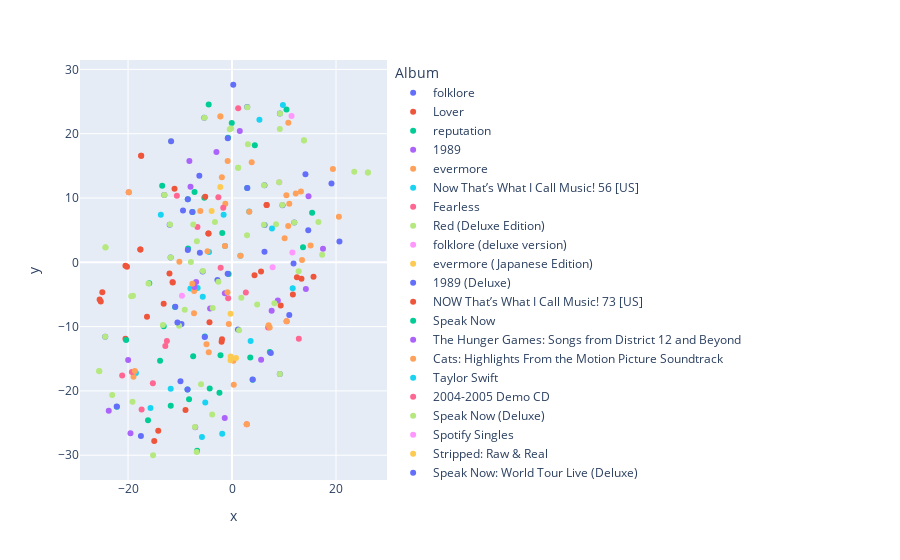

This figure's notebook cell:
### Code cell
hero.scatterplot(
    df, 
    col='tsne', 
    color='Album', 
    title=""
)

### Figure 1 — Plotly figure (JSON) as saved in the notebook; plotly's stock layout.template omitted (floating-point values rounded to 4 significant figures)
{"data": [{"hovertemplate": "Album=folklore<br>x=%{x}<br>y=%{y}<extra></extra>", "legendgroup": "folklore", "marker": {"color": "#636efa", "symbol": "circle"}, "mode": "markers", "name": "folklore", "orientation": "v", "showlegend": true, "type": "scatter", "x": [-2.806, -5.641, -11.81, -9.719, -5.325, 1.143, 2.92, 9.211, 6.258, 6.227, -11.99, -13.02, -24.39, 11.97, 9.705, 9.19], "xaxis": "x", "y": [-2.76, -1.42, 0.7629, -9.612, 22.47, -10.46, 24.14, 23.14, 5.791, 12.0, 5.837, 10.47, -11.58, 6.193, 8.882, -17.39], "yaxis": "y"}, {"hovertemplate": "Album=Lover<br>x=%{x}<br>y=%{y}<extra></extra>", "legendgroup": "Lover", "marker": {"color": "#EF553B", "symbol": "circle"}, "mode": "markers", "name": "Lover", "orientation": "v", "showlegend": true, "type": "scatter", "x": [-25.46, 5.576, -20.2, 13.36, -4.533, -17.63, 9.361, 11.71, 6.655, -17.47, -2.01, -12.03, 12.48, -11.06, -14.96, -14.19, -20.5, 15.67], "xaxis": "x", "y": [-5.804, -1.415, -0.677, -2.569, 4.484, 1.985, -6.721, -5.019, 8.911, 16.58, -12.37, -1.747, -2.315, 11.44, -27.81, -26.21, -11.89, -2.254], "yaxis": "y"}, {"hovertemplate": "Album=reputation<br>x=%{x}<br>y=%{y}<extra></extra>", "legendgroup": "reputation", "marker": {"color": "#00cc96", "symbol": "circle"}, "mode": "markers", "name": "reputation", "orientation": "v", "showlegend": true, "type": "scatter", "x": [-16.16, -6.716, -5.329, -11.79, -13.84, -4.292, -2.218, -15.93, 13.65, -4.495, 15.4, -0.05445, -7.475, -13.14, -1.879, 10.47, 4.386, 3.505], "xaxis": "x", "y": [-24.55, -29.32, 10.04, -22.32, -15.3, -19.64, -14.44, -3.248, 2.322, 24.54, 7.708, 21.68, -14.63, -9.959, 4.563, 23.76, 18.19, -14.82], "yaxis": "y"}, {"hovertemplate": "Album=1989<br>x=%{x}<br>y=%{y}<extra></extra>", "legendgroup": "1989", "marker": {"color": "#ab63fa", "symbol": "circle"}, "mode": "markers", "name": "1989", "orientation": "v", "showlegend": true, "type": "scatter", "x": [8.803, -4.217, -7.079, 17.49, 14.2, 7.62, -3.002, -8.203, -23.71, -19.98, 1.493, -19.53, -1.404], "xaxis": "x", "y": [-5.945, -7.184, -25.66, 2.111, -4.151, -7.529, 17.17, 15.74, -23.11, -15.21, 20.44, -26.59, -24.22], "yaxis": "y"}, {"hovertemplate": "Album=evermore<br>x=%{x}<br>y=%{y}<extra></extra>", "legendgroup": "evermore", "marker": {"color": "#FFA15A", "symbol": "circle"}, "mode": "markers", "name": "evermore", "orientation": "v", "showlegend": true, "type": "scatter", "x": [0.2566, 11.01, 3.781, -1.958, 0.3356, 10.11, -4.917, -6.105, 10.45, 13.25, 13.46, -1.293, 12.26, -0.6197, -4.479], "xaxis": "x", "y": [-15.33, 9.091, 15.57, 13.23, -19.06, 3.728, -12.76, 7.972, 10.45, 11.02, 0.3411, 9.097, 10.71, -9.616, -14.0], "yaxis": "y"}, {"hovertemplate": "Album=Now That’s What I Call Music! 56 [US]<br>x=%{x}<br>y=%{y}<extra></extra>", "legendgroup": "Now That’s What I Call Music! 56 [US]", "marker": {"color": "#19d3f3", "symbol": "circle"}, "mode": "markers", "name": "Now That’s What I Call Music! 56 [US]", "orientation": "v", "showlegend": true, "type": "scatter", "x": [-5.789], "xaxis": "x", "y": [-27.18], "yaxis": "y"}, {"hovertemplate": "Album=Fearless<br>x=%{x}<br>y=%{y}<extra></extra>", "legendgroup": "Fearless", "marker": {"color": "#FF6692", "symbol": "circle"}, "mode": "markers", "name": "Fearless", "orientation": "v", "showlegend": true, "type": "scatter", "x": [-0.7404, -12.53, 2.656, 10.5, -1.683, 12.84, -11.45, -2.19, -6.651, -15.23, -21.12, -19.86, -17.39], "xaxis": "x", "y": [-5.608, -12.24, -4.712, -9.172, 8.501, -11.89, -3.045, -0.8362, 5.474, -18.82, -17.61, 10.88, -22.89], "yaxis": "y"}, {"hovertemplate": "Album=Red (Deluxe Edition)<br>x=%{x}<br>y=%{y}<extra></extra>", "legendgroup": "Red (Deluxe Edition)", "marker": {"color": "#B6E880", "symbol": "circle"}, "mode": "markers", "name": "Red (Deluxe Edition)", "orientation": "v", "showlegend": true, "type": "scatter", "x": [-7.91, 4.833, -23.04, -3.817, -15.19, 1.183, 13.85, -6.756, -3.288, -24.34, -7.459, 2.887, 8.469, 12.82, -19.15, 16.61, -19.05, -25.57, 13.82, -9.091, 1.164, -24.34], "xaxis": "x", "y": [0.05726, -6.548, -20.63, -23.68, -30.01, 14.72, 18.94, 3.279, 6.266, 2.331, 5.869, 4.196, 5.933, -1.379, -21.71, 6.255, -5.188, -16.92, 18.98, -7.377, 14.71, 2.303], "yaxis": "y"}, {"hovertemplate": "Album=folklore (deluxe version)<br>x=%{x}<br>y=%{y}<extra></extra>", "legendgroup": "folklore (deluxe version)", "marker": {"color": "#FF97FF", "symbol": "circle"}, "mode": "markers", "name": "folklore (deluxe version)", "orientation": "v", "showlegend": true, "type": "scatter", "x": [9.094, 11.45], "xaxis": "x", "y": [12.44, 22.76], "yaxis": "y"}, {"hovertemplate": "Album=evermore (Japanese Edition)<br>x=%{x}<br>y=%{y}<extra></extra>", "legendgroup": "evermore (Japanese Edition)", "marker": {"color": "#FECB52", "symbol": "circle"}, "mode": "markers", "name": "evermore (Japanese Edition)", "orientation": "v", "showlegend": true, "type": "scatter", "x": [-0.2821, -2.269, 0.7574, -0.2549], "xaxis": "x", "y": [-7.986, 11.7, -14.9, -14.65], "yaxis": "y"}, {"hovertemplate": "Album=1989 (Deluxe)<br>x=%{x}<br>y=%{y}<extra></extra>", "legendgroup": "1989 (Deluxe)", "marker": {"color": "#636efa", "symbol": "circle"}, "mode": "markers", "name": "1989 (Deluxe)", "orientation": "v", "showlegend": true, "type": "scatter", "x": [14.66, -6.288, 20.66, -9.432, 6.241, -6.185], "xaxis": "x", "y": [4.982, 13.46, 3.234, 8.041, 1.625, 1.484], "yaxis": "y"}, {"hovertemplate": "Album=NOW That’s What I Call Music! 73 [US]<br>x=%{x}<br>y=%{y}<extra></extra>", "legendgroup": "NOW That’s What I Call Music! 73 [US]", "marker": {"color": "#EF553B", "symbol": "circle"}, "mode": "markers", "name": "NOW That’s What I Call Music! 73 [US]", "orientation": "v", "showlegend": true, "type": "scatter", "x": [-24.94], "xaxis": "x", "y": [-4.64], "yaxis": "y"}, {"hovertemplate": "Album=Speak Now<br>x=%{x}<br>y=%{y}<extra></extra>", "legendgroup": "Speak Now", "marker": {"color": "#00cc96", "symbol": "circle"}, "mode": "markers", "name": "Speak Now", "orientation": "v", "showlegend": true, "type": "scatter", "x": [-0.6511, 3.976, -5.218, -7.581, -8.458, -0.7737, -8.557, -10.96, 7.271, -7.205, -8.504, -22.13, 2.924, -8.269], "xaxis": "x", "y": [-1.826, -18.28, -11.55, 7.821, 2.15, 19.36, -19.77, -6.957, -13.96, 10.93, 9.786, -22.45, 11.56, -21.32], "yaxis": "y"}, {"hovertemplate": "Album=The Hunger Games: Songs from District 12 and Beyond<br>x=%{x}<br>y=%{y}<extra></extra>", "legendgroup": "The Hunger Games: Songs from District 12 and Beyond", "marker": {"color": "#ab63fa", "symbol": "circle"}, "mode": "markers", "name": "The Hunger Games: Songs from District 12 and Beyond", "orientation": "v", "showlegend": true, "type": "scatter", "x": [14.71, 5.593], "xaxis": "x", "y": [10.27, -15.16], "yaxis": "y"}, {"hovertemplate": "Album=Cats: Highlights From the Motion Picture Soundtrack<br>x=%{x}<br>y=%{y}<extra></extra>", "legendgroup": "Cats: Highlights From the Motion Picture Soundtrack", "marker": {"color": "#FFA15A", "symbol": "circle"}, "mode": "markers", "name": "Cats: Highlights From the Motion Picture Soundtrack", "orientation": "v", "showlegend": true, "type": "scatter", "x": [-0.8412, 10.82], "xaxis": "x", "y": [15.76, 21.71], "yaxis": "y"}, {"hovertemplate": "Album=Taylor Swift<br>x=%{x}<br>y=%{y}<extra></extra>", "legendgroup": "Taylor Swift", "marker": {"color": "#19d3f3", "symbol": "circle"}, "mode": "markers", "name": "Taylor Swift", "orientation": "v", "showlegend": true, "type": "scatter", "x": [-6.612, 3.305, 1.605, -18.48, -1.357, -5.147, -13.7, -15.68, -4.418, -11.8, -8.003], "xaxis": "x", "y": [-3.983, 7.889, 1.035, -17.23, 2.547, -21.81, 7.406, -22.67, 1.607, -19.66, -4.068], "yaxis": "y"}, {"hovertemplate": "Album=2004-2005 Demo CD<br>x=%{x}<br>y=%{y}<extra></extra>", "legendgroup": "2004-2005 Demo CD", "marker": {"color": "#FF6692", "symbol": "circle"}, "mode": "markers", "name": "2004-2005 Demo CD", "orientation": "v", "showlegend": true, "type": "scatter", "x": [6.942, -10.61, -2.627, -12.83, 1.184], "xaxis": "x", "y": [-10.15, 10.35, 10.12, -13.03, 23.95], "yaxis": "y"}, {"hovertemplate": "Album=Speak Now (Deluxe)<br>x=%{x}<br>y=%{y}<extra></extra>", "legendgroup": "Speak Now (Deluxe)", "marker": {"color": "#B6E880", "symbol": "circle"}, "mode": "markers", "name": "Speak Now (Deluxe)", "orientation": "v", "showlegend": true, "type": "scatter", "x": [-11.72, -19.38, 1.791], "xaxis": "x", "y": [18.84, -5.266, -5.533], "yaxis": "y"}, {"hovertemplate": "Album=Spotify Singles<br>x=%{x}<br>y=%{y}<extra></extra>", "legendgroup": "Spotify Singles", "marker": {"color": "#FF97FF", "symbol": "circle"}, "mode": "markers", "name": "Spotify Singles", "orientation": "v", "showlegend": true, "type": "scatter", "x": [11.61], "xaxis": "x", "y": [1.528], "yaxis": "y"}, {"hovertemplate": "Album=Stripped: Raw & Real<br>x=%{x}<br>y=%{y}<extra></extra>", "legendgroup": "Stripped: Raw & Real", "marker": {"color": "#FECB52", "symbol": "circle"}, "mode": "markers", "name": "Stripped: Raw & Real", "orientation": "v", "showlegend": true, "type": "scatter", "x": [-2.25], "xaxis": "x", "y": [22.7], "yaxis": "y"}, {"hovertemplate": "Album=Speak Now: World Tour Live (Deluxe)<br>x=%{x}<br>y=%{y}<extra></extra>", "legendgroup": "Speak Now: World Tour Live (Deluxe)", "marker": {"color": "#636efa", "symbol": "circle"}, "mode": "markers", "name": "Speak Now: World Tour Live (Deluxe)", "orientation": "v", "showlegend": true, "type": "scatter", "x": [-8.502, 11.83, 11.01, 0.2345, -9.913, -10.92, 7.459, 2.927, -8.501, 3.964, -0.8227, -0.8398, -8.566, -7.656, -22.18, -11.72, -5.254], "xaxis": "x", "y": [1.928, -0.1764, -8.191, 27.61, -18.48, -6.932, -14.12, 11.57, 9.816, -18.23, 19.31, -1.768, -19.78, 7.839, -22.43, 18.84, -11.61], "yaxis": "y"}, {"hovertemplate": "Album=Fearless (Platinum Edition)<br>x=%{x}<br>y=%{y}<extra></extra>", "legendgroup": "Fearless (Platinum Edition)", "marker": {"color": "#EF553B", "symbol": "circle"}, "mode": "markers", "name": "Fearless (Platinum Edition)", "orientation": "v", "showlegend": true, "type": "scatter", "x": [-8.949, -13.15, -16.36, -4.335, -11.4], "xaxis": "x", "y": [-22.98, -6.431, -8.467, -9.308, -3.126], "yaxis": "y"}, {"hovertemplate": "Album=Hannah Montana: The Movie<br>x=%{x}<br>y=%{y}<extra></extra>", "legendgroup": "Hannah Montana: The Movie", "marker": {"color": "#00cc96", "symbol": "circle"}, "mode": "markers", "name": "Hannah Montana: The Movie", "orientation": "v", "showlegend": true, "type": "scatter", "x": [-2.42], "xaxis": "x", "y": [-20.27], "yaxis": "y"}, {"hovertemplate": "Album=One Chance (Original Motion Picture Soundtrack)<br>x=%{x}<br>y=%{y}<extra></extra>", "legendgroup": "One Chance (Original Motion Picture Soundtrack)", "marker": {"color": "#ab63fa", "symbol": "circle"}, "mode": "markers", "name": "One Chance (Original Motion Picture Soundtrack)", "orientation": "v", "showlegend": true, "type": "scatter", "x": [-7.986], "xaxis": "x", "y": [11.74], "yaxis": "y"}, {"hovertemplate": "Album=The Taylor Swift Holiday Collection - EP<br>x=%{x}<br>y=%{y}<extra></extra>", "legendgroup": "The Taylor Swift Holiday Collection - EP", "marker": {"color": "#FFA15A", "symbol": "circle"}, "mode": "markers", "name": "The Taylor Swift Holiday Collection - EP", "orientation": "v", "showlegend": true, "type": "scatter", "x": [-7.314, 10.8, 19.4, 20.55, -10.13], "xaxis": "x", "y": [-7.921, 5.645, 14.53, 7.1, 0.08512], "yaxis": "y"}, {"hovertemplate": "Album=Unreleased Songs<br>x=%{x}<br>y=%{y}<extra></extra>", "legendgroup": "Unreleased Songs", "marker": {"color": "#19d3f3", "symbol": "circle"}, "mode": "markers", "name": "Unreleased Songs", "orientation": "v", "showlegend": true, "type": "scatter", "x": [11.67, -1.89, -5.632, -1.616, 7.683, 5.267], "xaxis": "x", "y": [-4.037, -26.66, -5.375, 7.39, 5.26, 22.18], "yaxis": "y"}, {"hovertemplate": "Album=2004 Demo CD<br>x=%{x}<br>y=%{y}<extra></extra>", "legendgroup": "2004 Demo CD", "marker": {"color": "#FF6692", "symbol": "circle"}, "mode": "markers", "name": "2004 Demo CD", "orientation": "v", "showlegend": true, "type": "scatter", "x": [2.827], "xaxis": "x", "y": [-25.18], "yaxis": "y"}, {"hovertemplate": "Album=Taylor Swift <br>x=%{x}<br>y=%{y}<extra></extra>", "legendgroup": "Taylor Swift ", "marker": {"color": "#B6E880", "symbol": "circle"}, "mode": "markers", "name": "Taylor Swift ", "orientation": "v", "showlegend": true, "type": "scatter", "x": [17.34, -0.1824, -16.07, -7.124, 26.13, 9.186, -5.96, 23.51, -13.29, -3.722, -6.799, 3.052, -0.4311, 26.13, -25.52, 8.154], "xaxis": "x", "y": [1.184, 20.82, -3.313, -25.61, 13.95, 20.72, -18.98, 14.09, -9.748, -7.101, -29.51, 18.37, 20.68, 13.95, -16.96, -6.352], "yaxis": "y"}, {"hovertemplate": "Album=Taylor Swift (Best Buy Exclusive) <br>x=%{x}<br>y=%{y}<extra></extra>", "legendgroup": "Taylor Swift (Best Buy Exclusive) ", "marker": {"color": "#FF97FF", "symbol": "circle"}, "mode": "markers", "name": "Taylor Swift (Best Buy Exclusive) ", "orientation": "v", "showlegend": true, "type": "scatter", "x": [-9.629], "xaxis": "x", "y": [-5.211], "yaxis": "y"}, {"hovertemplate": "Album=Valentine’s Day (Original Motion Picture Soundtrack)<br>x=%{x}<br>y=%{y}<extra></extra>", "legendgroup": "Valentine’s Day (Original Motion Picture Soundtrack)", "marker": {"color": "#FECB52", "symbol": "circle"}, "mode": "markers", "name": "Valentine’s Day (Original Motion Picture Soundtrack)", "orientation": "v", "showlegend": true, "type": "scatter", "x": [-3.92], "xaxis": "x", "y": [7.978], "yaxis": "y"}, {"hovertemplate": "Album=Speak Now: World Tour Live (Brazilian Edition)<br>x=%{x}<br>y=%{y}<extra></extra>", "legendgroup": "Speak Now: World Tour Live (Brazilian Edition)", "marker": {"color": "#636efa", "symbol": "circle"}, "mode": "markers", "name": "Speak Now: World Tour Live (Brazilian Edition)", "orientation": "v", "showlegend": true, "type": "scatter", "x": [-17.52, 14.12, 19.12], "xaxis": "x", "y": [-27.01, 13.71, 12.24], "yaxis": "y"}, {"hovertemplate": "Album=NOW That’s What I Call A Workout 2019<br>x=%{x}<br>y=%{y}<extra></extra>", "legendgroup": "NOW That’s What I Call A Workout 2019", "marker": {"color": "#EF553B", "symbol": "circle"}, "mode": "markers", "name": "NOW That’s What I Call A Workout 2019", "orientation": "v", "showlegend": true, "type": "scatter", "x": [-5.158], "xaxis": "x", "y": [10.19], "yaxis": "y"}, {"hovertemplate": "Album=2003 Demo CD<br>x=%{x}<br>y=%{y}<extra></extra>", "legendgroup": "2003 Demo CD", "marker": {"color": "#00cc96", "symbol": "circle"}, "mode": "markers", "name": "2003 Demo CD", "orientation": "v", "showlegend": true, "type": "scatter", "x": [-13.44], "xaxis": "x", "y": [11.89], "yaxis": "y"}, {"hovertemplate": "Album=Love Story [UK CD Single] <br>x=%{x}<br>y=%{y}<extra></extra>", "legendgroup": "Love Story [UK CD Single] ", "marker": {"color": "#ab63fa", "symbol": "circle"}, "mode": "markers", "name": "Love Story [UK CD Single] ", "orientation": "v", "showlegend": true, "type": "scatter", "x": [-1.379], "xaxis": "x", "y": [-4.8], "yaxis": "y"}, {"hovertemplate": "Album=Live from SoHo - EP<br>x=%{x}<br>y=%{y}<extra></extra>", "legendgroup": "Live from SoHo - EP", "marker": {"color": "#FFA15A", "symbol": "circle"}, "mode": "markers", "name": "Live from SoHo - EP", "orientation": "v", "showlegend": true, "type": "scatter", "x": [-4.722, 15.1, 7.038, -1.363, 3.315, 1.629, -18.95, -7.292], "xaxis": "x", "y": [1.709, 2.606, -9.794, 2.536, 7.871, 1.029, -17.8, -4.465], "yaxis": "y"}, {"hovertemplate": "Album=Hope for Haiti Now<br>x=%{x}<br>y=%{y}<extra></extra>", "legendgroup": "Hope for Haiti Now", "marker": {"color": "#19d3f3", "symbol": "circle"}, "mode": "markers", "name": "Hope for Haiti Now", "orientation": "v", "showlegend": true, "type": "scatter", "x": [3.575], "xaxis": "x", "y": [-12.23], "yaxis": "y"}, {"hovertemplate": "Album=Beautiful Eyes - EP<br>x=%{x}<br>y=%{y}<extra></extra>", "legendgroup": "Beautiful Eyes - EP", "marker": {"color": "#FF6692", "symbol": "circle"}, "mode": "markers", "name": "Beautiful Eyes - EP", "orientation": "v", "showlegend": true, "type": "scatter", "x": [-19.26], "xaxis": "x", "y": [-17.04], "yaxis": "y"}, {"hovertemplate": "Album=folklore: the long pond studio sessions (from the Disney+ special) [deluxe edition]<br>x=%{x}<br>y=%{y}<extra></extra>", "legendgroup": "folklore: the long pond studio sessions (from the Disney+ special) [deluxe edition]", "marker": {"color": "#B6E880", "symbol": "circle"}, "mode": "markers", "name": "folklore: the long pond studio sessions (from the Disney+ special) [deluxe edition]", "orientation": "v", "showlegend": true, "type": "scatter", "x": [1.355, -5.61, -11.8, -11.93, 9.049, -5.302, -10.18, -2.621, 11.97, 6.123, 9.235, 6.163, 9.65, -24.39, 2.941, 9.195, -13.02], "xaxis": "x", "y": [-10.57, -1.341, 0.7591, 5.881, 12.46, 22.48, -9.864, -3.032, 6.207, 5.846, 23.13, 12.0, 8.897, -11.58, 24.12, -17.39, 10.48], "yaxis": "y"}, {"hovertemplate": "Album=Taylor Swift (Deluxe)<br>x=%{x}<br>y=%{y}<extra></extra>", "legendgroup": "Taylor Swift (Deluxe)", "marker": {"color": "#FF97FF", "symbol": "circle"}, "mode": "markers", "name": "Taylor Swift (Deluxe)", "orientation": "v", "showlegend": true, "type": "scatter", "x": [7.804], "xaxis": "x", "y": [-0.7834], "yaxis": "y"}, {"hovertemplate": "Album=willow (the witch collection)<br>x=%{x}<br>y=%{y}<extra></extra>", "legendgroup": "willow (the witch collection)", "marker": {"color": "#FECB52", "symbol": "circle"}, "mode": "markers", "name": "willow (the witch collection)", "orientation": "v", "showlegend": true, "type": "scatter", "x": [-0.2859], "xaxis": "x", "y": [-15.22], "yaxis": "y"}, {"hovertemplate": "Album=folklore: the yeah I showed up at your party chapter<br>x=%{x}<br>y=%{y}<extra></extra>", "legendgroup": "folklore: the yeah I showed up at your party chapter", "marker": {"color": "#636efa", "symbol": "circle"}, "mode": "markers", "name": "folklore: the yeah I showed up at your party chapter", "orientation": "v", "showlegend": true, "type": "scatter", "x": [-10.5], "xaxis": "x", "y": [-9.382], "yaxis": "y"}, {"hovertemplate": "Album=Live from Paris<br>x=%{x}<br>y=%{y}<extra></extra>", "legendgroup": "Live from Paris", "marker": {"color": "#EF553B", "symbol": "circle"}, "mode": "markers", "name": "Live from Paris", "orientation": "v", "showlegend": true, "type": "scatter", "x": [6.658, -4.537, -1.934, -17.48, -25.25, 4.325, -20.5, -17.63], "xaxis": "x", "y": [8.912, 4.484, -11.97, 16.58, -6.094, -2.02, -0.5276, 1.998], "yaxis": "y"}, {"hovertemplate": "Album=One World: Together At Home<br>x=%{x}<br>y=%{y}<extra></extra>", "legendgroup": "One World: Together At Home", "marker": {"color": "#00cc96", "symbol": "circle"}, "mode": "markers", "name": "One World: Together At Home", "orientation": "v", "showlegend": true, "type": "scatter", "x": [-20.37], "xaxis": "x", "y": [-12.09], "yaxis": "y"}, {"hovertemplate": "Album=Teardrops on My Guitar - EP<br>x=%{x}<br>y=%{y}<extra></extra>", "legendgroup": "Teardrops on My Guitar - EP", "marker": {"color": "#ab63fa", "symbol": "circle"}, "mode": "markers", "name": "Teardrops on My Guitar - EP", "orientation": "v", "showlegend": true, "type": "scatter", "x": [-7.207, -6.9], "xaxis": "x", "y": [-3.845, -3.07], "yaxis": "y"}, {"hovertemplate": "Album=Live From Clear Channel Stripped 2008 <br>x=%{x}<br>y=%{y}<extra></extra>", "legendgroup": "Live From Clear Channel Stripped 2008 ", "marker": {"color": "#FFA15A", "symbol": "circle"}, "mode": "markers", "name": "Live From Clear Channel Stripped 2008 ", "orientation": "v", "showlegend": true, "type": "scatter", "x": [-0.8724, 10.5, 2.826, -2.242, -19.86, 7.243, -18.69, -7.629], "xaxis": "x", "y": [-4.658, -9.174, -25.18, 22.69, 10.88, -10.13, -16.89, -3.344], "yaxis": "y"}, {"hovertemplate": "Album=Woman Walk The Line <br>x=%{x}<br>y=%{y}<extra></extra>", "legendgroup": "Woman Walk The Line ", "marker": {"color": "#19d3f3", "symbol": "circle"}, "mode": "markers", "name": "Woman Walk The Line ", "orientation": "v", "showlegend": true, "type": "scatter", "x": [9.79], "xaxis": "x", "y": [24.45], "yaxis": "y"}], "layout": {"legend": {"title": {"text": "Album"}, "tracegroupgap": 0}, "margin": {"t": 60}, "xaxis": {"anchor": "y", "domain": [0, 1], "title": {"text": "x"}}, "yaxis": {"anchor": "x", "domain": [0, 1], "title": {"text": "y"}}}}
